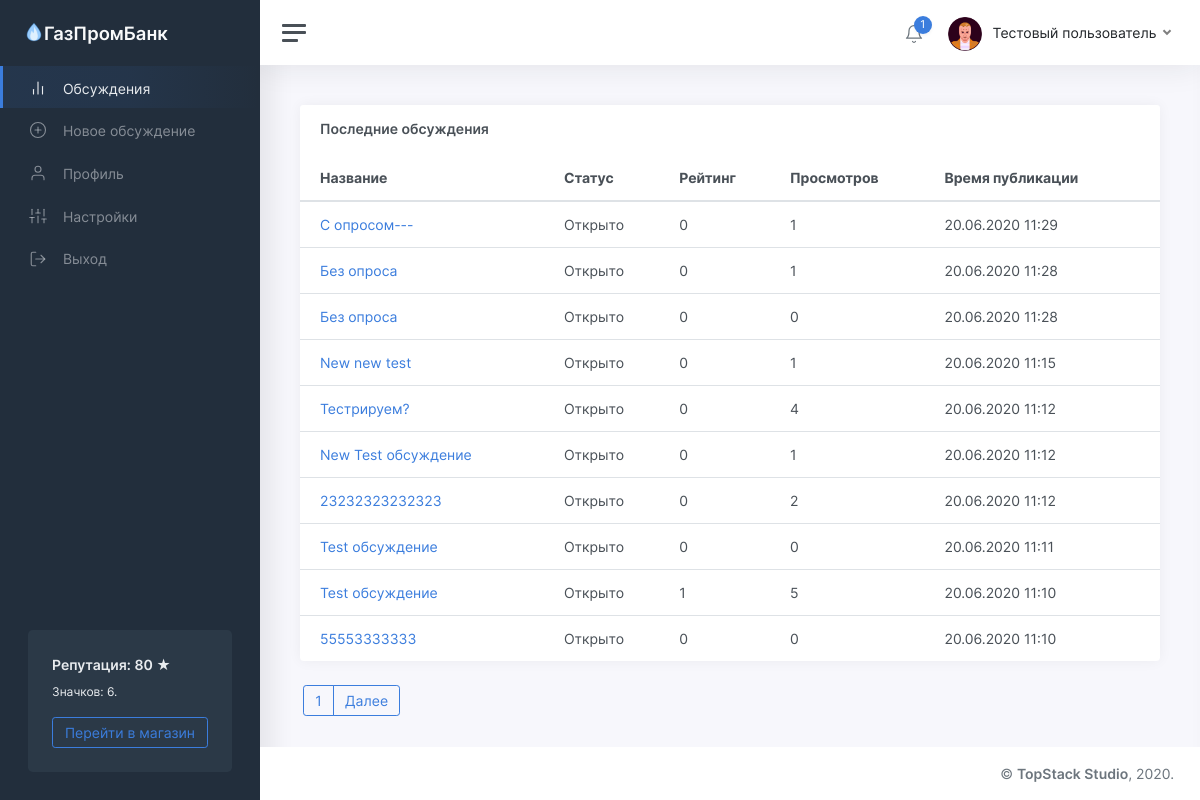
Page /threads (signed in) on the earlier database version.
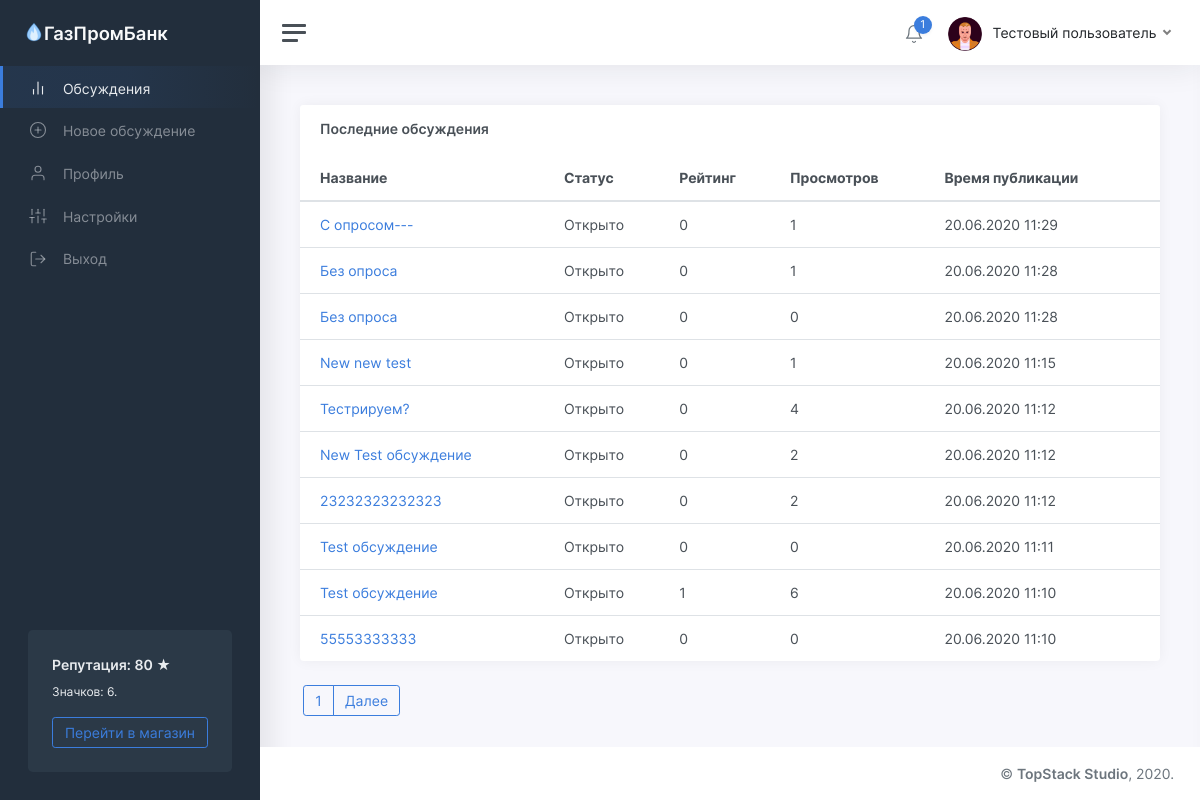
Same page on the later database version.
### tables this page shows
CREATE TABLE "threads" (
	"id"	INTEGER NOT NULL UNIQUE,
	"owner"	INTEGER NOT NULL,
	"title"	TEXT NOT NULL,
	"content"	TEXT,
	"date"	INTEGER,
	"up"	INTEGER,
	"down"	INTEGER,
	"views"	INTEGER,
	"status"	TEXT,
	PRIMARY KEY("id")
);

### app/views.py (the view)
@app.route('/threads')
def listOfThreads():
	return render_template('threads.html', user=getUser(session['id']), threads=getThreads(), message=request.args.get('from'))

### app/functions.py (called while the page is built)
def getUser(identifier):
	conn = sqlite3.connect(db_path)
	conn.row_factory = sqlite3.Row
	cursor = conn.cursor()
	cursor.execute('SELECT * FROM users where id="%s"' % identifier)
	user = cursor.fetchone()
	if user:
		user = dict(user)
		user['badges'] = json.loads(user['badges'])
		user['notifications'] = getNotifications(identifier)
	return user

def statusToText(status):
	return statuses[status]

def fromTimestamp(timestamp):
	return datetime.utcfromtimestamp(timestamp + 3600 * 3).strftime('%d.%m.%Y %H:%M')

def getThreads(offset=0, count=10):
	conn = sqlite3.connect(db_path)
	conn.row_factory = sqlite3.Row
	cursor = conn.cursor()
	cursor.execute('SELECT id, title, date, up, down, status, views FROM threads ORDER BY date DESC')
	threads = cursor.fetchall()
	length = len(threads)
	if offset > 0:
		offset -= 1
	threads = threads[offset * 10:][:count]
	for x in range(len(threads)):
		threads[x] = dict(threads[x])
		threads[x]['status'] = statusToText(threads[x]['status'])
		threads[x]['date'] = fromTimestamp(threads[x]['date'])
	return (threads, length)

### templates/threads.html (shortened to what the changed rows need)
<!DOCTYPE html>
<html lang="ru">
	<head>
		<link href="/static/css/app.css" rel="stylesheet">
	</head>
	<body>
		<div class="wrapper">
			<div class="main">
				<main class="content">
					<div class="container-fluid p-0">
						<div class="row">
							<div class="col-12 col-lg-12 col-xxl-9 d-flex">
								<div class="card flex-fill">
									<table class="table table-hover my-0">
										{% if threads[0] %}
											<thead>
												<tr>
													<th>Название</th>
													<th class="d-none d-md-table-cell">Статус</th>
													<th>Рейтинг</th>
													<th class="d-none d-md-table-cell">Просмотров</th>
													<th class="d-none d-md-table-cell">Время публикации</th>
												</tr>
											</thead>
											<tbody>
												{% for thread in threads[0] %}
													<tr>
														<td><a href="/thread/{{thread.id}}">{{thread.title}}</a></td>
														<td class="d-none d-md-table-cell">{{thread.status}}</td>
														<td>{{thread.up - thread.down}}</td>
														<td class="d-none d-md-table-cell">{{thread.views}}</td>
														<td class="d-none d-md-table-cell">{{thread.date}}</td>
													</tr>
												{% endfor %}
											</tbody>
										{% endif %}
									</table>
								</div>
							</div>
						</div>
					</div>
				</main>
			</div>
		</div>
	</body>
</html>

Differences in the rows shown:
changed threads "New Test обсуждение": views "1" → "2"
changed threads (number 9 of 10 on the later page): views "5" → "6"
